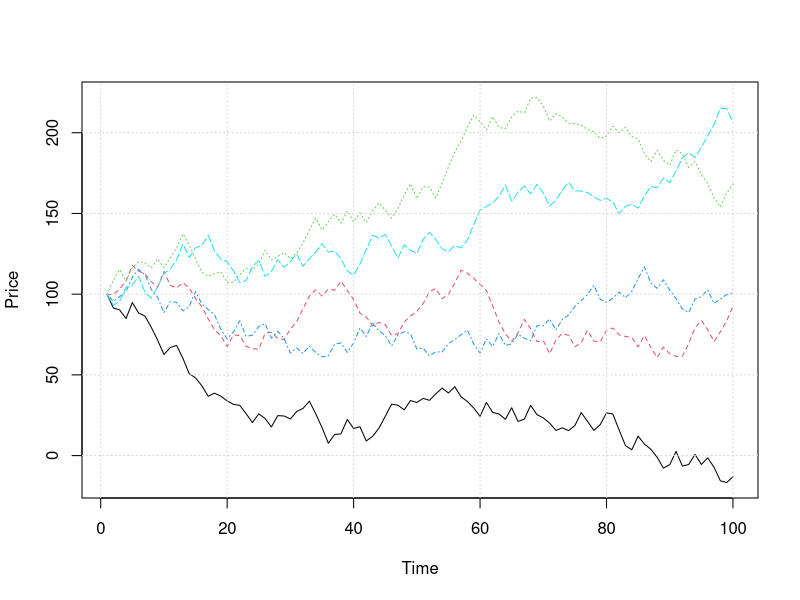

The R source for this figure:
# graph for a brownian motion

Brownian <- function(rows,cols,min,max){
  randomreal <- runif(rows*cols,-10,10) # form a a matrix with random real numbers
  dim(randomreal) <- c(rows,cols)
  binit <-100 # determine a starting point on y axis
  bvect <- matrix(NA,rows,cols) # form a matrix which each row corresponds to a different path
  for (j in 1:cols){
    for (i in 1:rows){
      bvect[i,j] <- binit # randomly increase or decrease initial point at each step
      binit <- binit + (randomreal[i,j])
    }
    binit <- 100 # reset the initial point to intersect all at beginning
  }
  return(bvect)
}

myresult <- Brownian(100,5,-10,10)
matplot(1:100,myresult,type = "l",col = 1:5,xlab = "Time",ylab = "Price") # plot them together
# legend("topleft", legend = 1:cols, col=1:cols, pch=1)
grid()
